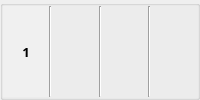
                      <widget class="QGroupBox" name="groupBox_5">
                       <property name="title">
                        <string/>
                       </property>
                       <layout class="QHBoxLayout" name="horizontalLayout_3">
                        <property name="spacing">
                         <number>0</number>
                        </property>
                        <property name="leftMargin">
                         <number>0</number>
                        </property>
                        <property name="topMargin">
                         <number>0</number>
                        </property>
                        <property name="rightMargin">
                         <number>0</number>
                        </property>
                        <property name="bottomMargin">
                         <number>0</number>
                        </property>
                        <item>
                         <widget class="QLabel" name="label_7">
                          <property name="maximumSize">
                           <size>
                            <width>82</width>
                            <height>16777215</height>
                           </size>
                          </property>
                          <property name="font">
                           <font>
                            <family>나눔고딕</family>
                            <pointsize>10</pointsize>
                            <weight>75</weight>
                            <bold>true</bold>
                           </font>
                          </property>
                          <property name="styleSheet">
                           <string notr="true">background-color : rgb(240, 240, 240)</string>
                          </property>
                          <property name="text">
                           <string>1</string>
                          </property>
                          <property name="alignment">
                           <set>Qt::AlignCenter</set>
                          </property>
                          <property name="margin">
                           <number>0</number>
                          </property>
                         </widget>
                        </item>
                        <item>
                         <widget class="Line" name="line">
                          <property name="orientation">
                           <enum>Qt::Vertical</enum>
                          </property>
                         </widget>
                        </item>
                        <item>
                         <widget class="QLabel" name="nielsen_TV_Programme1">
                          <property name="font">
                           <font>
                            <family>나눔고딕</family>
                            <pointsize>10</pointsize>
                           </font>
                          </property>
                          <property name="text">
                           <string/>
                          </property>
                          <property name="margin">
                           <number>0</number>
                          </property>
                         </widget>
                        </item>
                        <item>
                         <widget class="Line" name="line_23">
                          <property name="orientation">
                           <enum>Qt::Vertical</enum>
                          </property>
                         </widget>
                        </item>
                        <item>
                         <widget class="QLabel" name="nielsen_TV_Broadcast1">
                          <property name="maximumSize">
                           <size>
                            <width>200</width>
                            <height>16777215</height>
                           </size>
                          </property>
                          <property name="font">
                           <font>
                            <family>나눔고딕</family>
                            <pointsize>10</pointsize>
                           </font>
                          </property>
                          <property name="text">
                           <string/>
                          </property>
                          <property name="margin">
                           <number>0</number>
                          </property>
                         </widget>
                        </item>
                        <item>
                         <widget class="Line" name="line_12">
                          <property name="styleSheet">
                           <string notr="true">Line#line_12{width : 10px}</string>
                          </property>
                          <property name="orientation">
                           <enum>Qt::Vertical</enum>
                          </property>
                         </widget>
                        </item>
                        <item>
                         <widget class="QLabel" name="nielsen_TV_Audience1">
                          <property name="maximumSize">
                           <size>
                            <width>150</width>
                            <height>16777215</height>
                           </size>
                          </property>
                          <property name="font">
                           <font>
                            <family>나눔고딕</family>
                            <pointsize>10</pointsize>
                           </font>
                          </property>
                          <property name="text">
                           <string/>
                          </property>
                          <property name="alignment">
                           <set>Qt::AlignCenter</set>
                          </property>
                         </widget>
                        </item>
                       </layout>
                      </widget>
